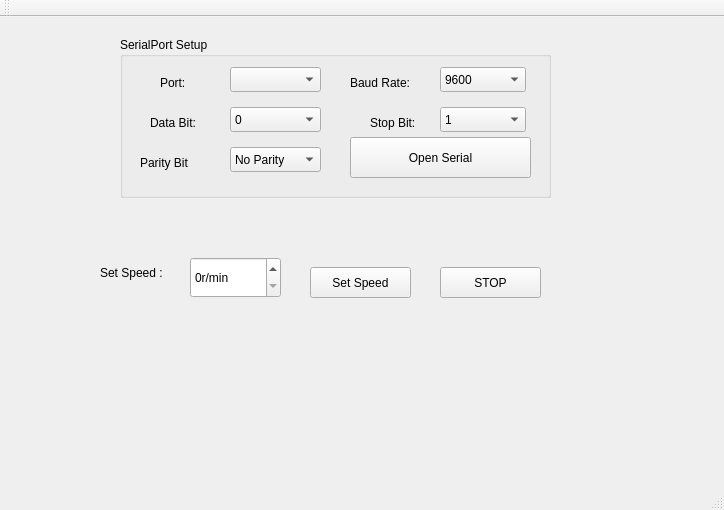
<?xml version="1.0" encoding="UTF-8"?>
<ui version="4.0">
 <class>MainWindow</class>
 <widget class="QMainWindow" name="MainWindow">
  <property name="geometry">
   <rect>
    <x>0</x>
    <y>0</y>
    <width>724</width>
    <height>510</height>
   </rect>
  </property>
  <property name="windowTitle">
   <string>MainWindow</string>
  </property>
  <widget class="QWidget" name="centralWidget">
   <widget class="QSpinBox" name="speedSetting">
    <property name="geometry">
     <rect>
      <x>190</x>
      <y>240</y>
      <width>91</width>
      <height>41</height>
     </rect>
    </property>
    <property name="suffix">
     <string>r/min</string>
    </property>
    <property name="maximum">
     <number>540</number>
    </property>
    <property name="singleStep">
     <number>60</number>
    </property>
   </widget>
   <widget class="QLabel" name="label">
    <property name="geometry">
     <rect>
      <x>100</x>
      <y>240</y>
      <width>81</width>
      <height>31</height>
     </rect>
    </property>
    <property name="text">
     <string>Set Speed :</string>
    </property>
   </widget>
   <widget class="QGroupBox" name="groupBox">
    <property name="geometry">
     <rect>
      <x>120</x>
      <y>20</y>
      <width>431</width>
      <height>161</height>
     </rect>
    </property>
    <property name="title">
     <string>SerialPort Setup</string>
    </property>
    <widget class="QComboBox" name="CB_port">
     <property name="geometry">
      <rect>
       <x>110</x>
       <y>30</y>
       <width>91</width>
       <height>25</height>
      </rect>
     </property>
    </widget>
    <widget class="QComboBox" name="CB_baudrate">
     <property name="geometry">
      <rect>
       <x>320</x>
       <y>30</y>
       <width>86</width>
       <height>25</height>
      </rect>
     </property>
     <item>
      <property name="text">
       <string>9600</string>
      </property>
     </item>
     <item>
      <property name="text">
       <string>19200</string>
      </property>
     </item>
     <item>
      <property name="text">
       <string>38400</string>
      </property>
     </item>
     <item>
      <property name="text">
       <string>57600</string>
      </property>
     </item>
     <item>
      <property name="text">
       <string>115200</string>
      </property>
     </item>
    </widget>
    <widget class="QComboBox" name="CB_databit">
     <property name="geometry">
      <rect>
       <x>110</x>
       <y>70</y>
       <width>91</width>
       <height>25</height>
      </rect>
     </property>
     <item>
      <property name="text">
       <string>0</string>
      </property>
     </item>
     <item>
      <property name="text">
       <string>1</string>
      </property>
     </item>
     <item>
      <property name="text">
       <string>2</string>
      </property>
     </item>
     <item>
      <property name="text">
       <string>3</string>
      </property>
     </item>
     <item>
      <property name="text">
       <string>4</string>
      </property>
     </item>
     <item>
      <property name="text">
       <string>5</string>
      </property>
     </item>
     <item>
      <property name="text">
       <string>6</string>
      </property>
     </item>
     <item>
      <property name="text">
       <string>7</string>
      </property>
     </item>
     <item>
      <property name="text">
       <string>8</string>
      </property>
     </item>
    </widget>
    <widget class="QComboBox" name="CB_stopbit">
     <property name="geometry">
      <rect>
       <x>320</x>
       <y>70</y>
       <width>86</width>
       <height>25</height>
      </rect>
     </property>
     <item>
      <property name="text">
       <string>1</string>
      </property>
     </item>
     <item>
      <property name="text">
       <string>2</string>
      </property>
     </item>
    </widget>
    <widget class="QComboBox" name="CB_paritybit">
     <property name="geometry">
      <rect>
       <x>110</x>
       <y>110</y>
       <width>91</width>
       <height>25</height>
      </rect>
     </property>
     <item>
      <property name="text">
       <string>No Parity</string>
      </property>
     </item>
     <item>
      <property name="text">
       <string>Odd Parity</string>
      </property>
     </item>
     <item>
      <property name="text">
       <string>Even Parity</string>
      </property>
     </item>
    </widget>
    <widget class="QLabel" name="label_2">
     <property name="geometry">
      <rect>
       <x>40</x>
       <y>30</y>
       <width>41</width>
       <height>31</height>
      </rect>
     </property>
     <property name="text">
      <string>Port:</string>
     </property>
    </widget>
    <widget class="QLabel" name="label_3">
     <property name="geometry">
      <rect>
       <x>230</x>
       <y>30</y>
       <width>81</width>
       <height>31</height>
      </rect>
     </property>
     <property name="text">
      <string>Baud Rate:</string>
     </property>
    </widget>
    <widget class="QLabel" name="label_4">
     <property name="geometry">
      <rect>
       <x>250</x>
       <y>70</y>
       <width>61</width>
       <height>31</height>
      </rect>
     </property>
     <property name="text">
      <string>Stop Bit:</string>
     </property>
    </widget>
    <widget class="QLabel" name="label_5">
     <property name="geometry">
      <rect>
       <x>30</x>
       <y>70</y>
       <width>61</width>
       <height>31</height>
      </rect>
     </property>
     <property name="text">
      <string>Data Bit:</string>
     </property>
    </widget>
    <widget class="QLabel" name="label_6">
     <property name="geometry">
      <rect>
       <x>20</x>
       <y>110</y>
       <width>81</width>
       <height>31</height>
      </rect>
     </property>
     <property name="text">
      <string>Parity Bit</string>
     </property>
    </widget>
    <widget class="QPushButton" name="Btn_openSerial">
     <property name="geometry">
      <rect>
       <x>230</x>
       <y>100</y>
       <width>181</width>
       <height>41</height>
      </rect>
     </property>
     <property name="text">
      <string>Open Serial</string>
     </property>
    </widget>
   </widget>
   <widget class="QPushButton" name="Btn_SetSpeed">
    <property name="geometry">
     <rect>
      <x>310</x>
      <y>250</y>
      <width>101</width>
      <height>31</height>
     </rect>
    </property>
    <property name="text">
     <string>Set Speed</string>
    </property>
   </widget>
   <widget class="QPushButton" name="Btn_Stop">
    <property name="geometry">
     <rect>
      <x>440</x>
      <y>250</y>
      <width>101</width>
      <height>31</height>
     </rect>
    </property>
    <property name="text">
     <string>STOP</string>
    </property>
   </widget>
   <widget class="QLabel" name="status">
    <property name="geometry">
     <rect>
      <x>390</x>
      <y>430</y>
      <width>301</width>
      <height>31</height>
     </rect>
    </property>
    <property name="text">
     <string/>
    </property>
    <property name="wordWrap">
     <bool>true</bool>
    </property>
   </widget>
  </widget>
  <widget class="QMenuBar" name="menuBar">
   <property name="geometry">
    <rect>
     <x>0</x>
     <y>0</y>
     <width>724</width>
     <height>22</height>
    </rect>
   </property>
  </widget>
  <widget class="QToolBar" name="mainToolBar">
   <attribute name="toolBarArea">
    <enum>TopToolBarArea</enum>
   </attribute>
   <attribute name="toolBarBreak">
    <bool>false</bool>
   </attribute>
  </widget>
  <widget class="QStatusBar" name="statusBar"/>
 </widget>
 <layoutdefault spacing="6" margin="11"/>
 <resources/>
 <connections/>
</ui>
